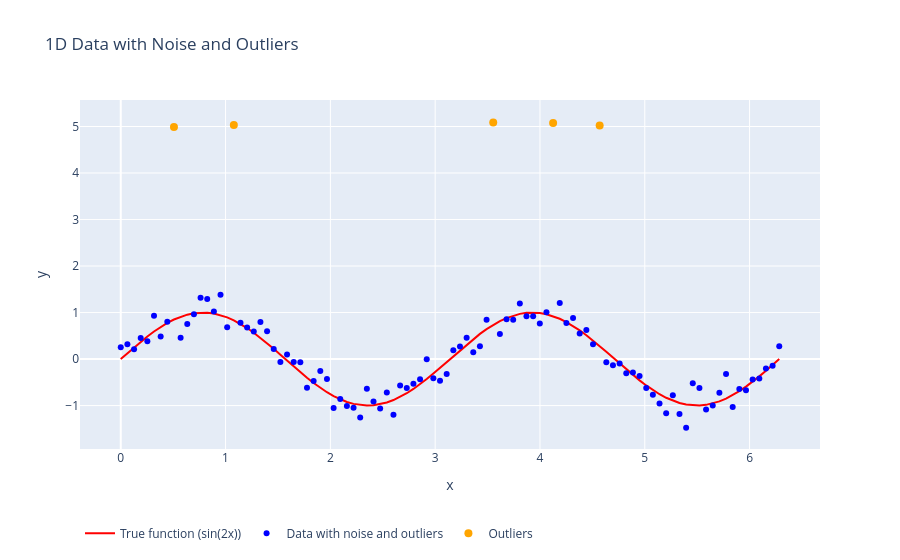

Notebook source saved alongside this figure:
### Code cell
import numpy as np
import plotly.graph_objects as go


# 1D Dataset Generation with Outliers
def generate_1d_data(n=100, noise_std=0.2, outlier_ratio=0.03):
    # Generate x values uniformly distributed between 0 and 2π
    x = np.linspace(0, 2 * np.pi, n)
    
    # True function: sine wave
    y_true = np.sin(2 * x)
    
    # Add Gaussian noise to y values
    y = y_true + np.random.normal(0, noise_std, x.shape[0])
    
    # Insert outliers
    n_outliers = int(n * outlier_ratio)
    outlier_indices = np.random.choice(n, n_outliers, replace=False)
    y[outlier_indices] = 5 + np.random.uniform(-0.1, 0.1, n_outliers)
    
    return x, y, y_true, outlier_indices


# Generate 1D dataset with outliers
x, y, y_true, outlier_indices = generate_1d_data(n=100, noise_std=0.2, outlier_ratio=0.05)

# Convert the data to numpy arrays for Plotly
x = x
y = y
y_true = y_true
outliers_x = x[outlier_indices]
outliers_y = y[outlier_indices]

# Create traces for plotly
true_func_trace = go.Scatter(x=x, y=y_true, mode='lines', name='True function (sin(2x))', line=dict(color='red'))
data_trace = go.Scatter(x=x, y=y, mode='markers', name='Data with noise and outliers', marker=dict(color='blue', size=6))
outliers_trace = go.Scatter(x=outliers_x, y=outliers_y, mode='markers', name='Outliers', marker=dict(color='orange', size=8))

# Combine the traces
fig = go.Figure(data=[true_func_trace, data_trace, outliers_trace])

# Update layout for better visualization
fig.update_layout(
    title="1D Data with Noise and Outliers",
    xaxis_title="x",
    yaxis_title="y",
    showlegend=True,
    legend=dict(
        x=0,
        y=-0.2,
        orientation="h"
    )
)

# Show plot
fig.show()
